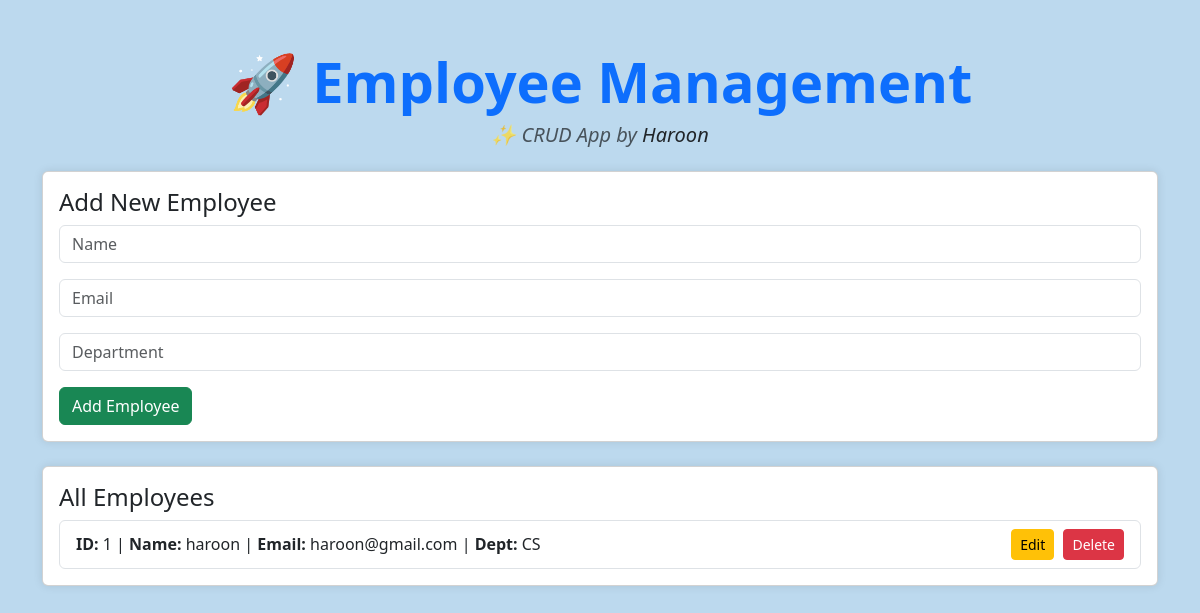
Before: / with the older database file.
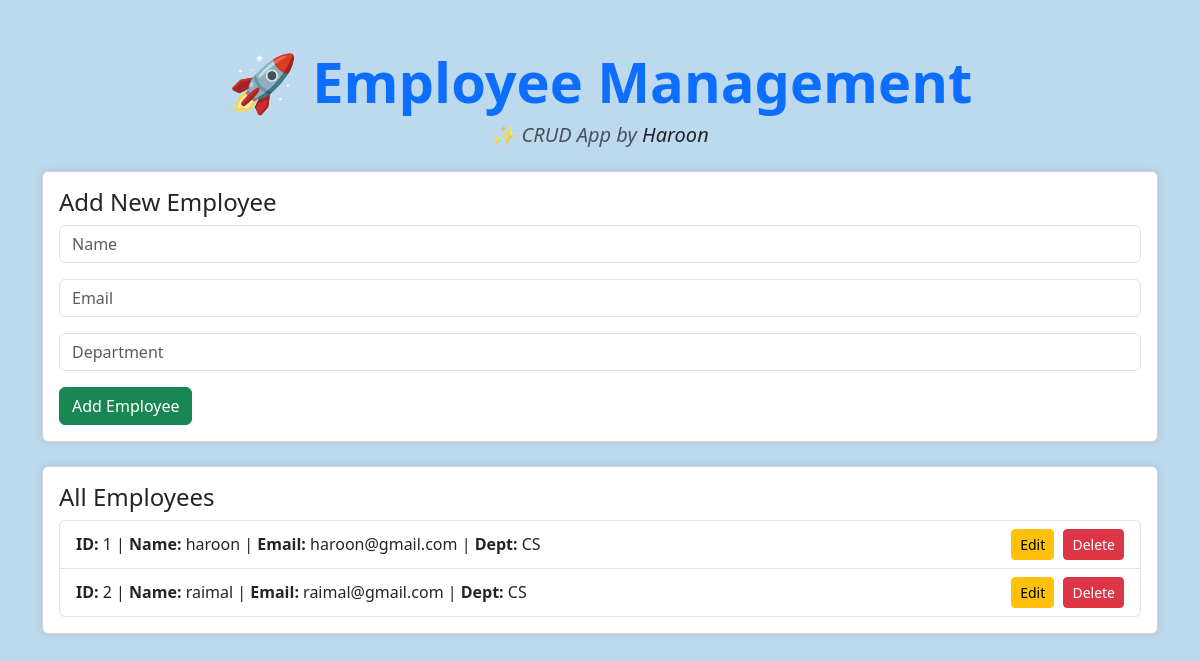
After: the same page with the newer database file.
### models.py (models this page shows, shortened)
class Employee(db.Model):
    id=db.Column(db.Integer,primary_key=True)
    name=db.Column(db.String(60),nullable=False)
    email=db.Column(db.String(60),nullable=False,unique=True)
    department=db.Column(db.String(60),nullable=False)

### app.py (the view, shortened to what this page needs)
@app.route('/',methods=['GET','POST'])
def home():
    employees = Employee.query.all()
    return render_template('index.html',employees=employees)

### templates/index.html (shortened to what this page needs)
<!DOCTYPE html>
<html>
<head>
    <link href="https://cdn.jsdelivr.net/npm/bootstrap@5.3.3/dist/css/bootstrap.min.css" rel="stylesheet">
</head>
<body>
    <div class="container mt-5">
       <h1 class="text-center mb-2 fw-bold text-primary display-4">🚀 Employee Management</h1>
<h5 class="text-center text-muted mb-4 fst-italic">✨ CRUD App by <span class="text-dark">Haroon</span></h5>
        <div class="card mb-4">
            <div class="card-body">
                {% if edit_emp %}
                    <h4 class="card-title">Update Employee</h4>
                    <form method="POST" action="/edit/{{ edit_emp.id }}">
                        <div class="mb-3">
                            <input type="text" class="form-control" name="name" value="{{ edit_emp.name }}" required>
                        </div>
                        <div class="mb-3">
                            <input type="email" class="form-control" name="email" value="{{ edit_emp.email }}" required>
                        </div>
                        <div class="mb-3">
                            <input type="text" class="form-control" name="department" value="{{ edit_emp.department }}" required>
                        </div>
                        <button type="submit" class="btn btn-primary btn-space">Update</button>
                        <a href="/" class="btn btn-secondary">Cancel</a>
                    </form>
                {% else %}
                    <h4 class="card-title">Add New Employee</h4>
                    <form method="POST" action="/">
                        <div class="mb-3">
                            <input type="text" class="form-control" name="name" placeholder="Name" required>
                        </div>
                        <div class="mb-3">
                            <input type="email" class="form-control" name="email" placeholder="Email" required>
                        </div>
                        <div class="mb-3">
                            <input type="text" class="form-control" name="department" placeholder="Department" required>
                        </div>
                        <button type="submit" class="btn btn-success">Add Employee</button>
                    </form>
                {% endif %}
            </div>
        </div>
        <div class="card">
            <div class="card-body">
                <h4 class="card-title">All Employees</h4>
                {% if employees %}
                    <ul class="list-group">
                        {% for emp in employees %}
                            <li class="list-group-item d-flex justify-content-between align-items-center">
                                <div>
                                    <strong>ID:</strong> {{ emp.id }} |
                                    <strong>Name:</strong> {{ emp.name }} |
                                    <strong>Email:</strong> {{ emp.email }} |
                                    <strong>Dept:</strong> {{ emp.department }}
                                </div>
                                <div>
                                    <a href="/edit/{{ emp.id }}" class="btn btn-sm btn-warning btn-space">Edit</a>
                                    <a href="/delete/{{ emp.id }}" class="btn btn-sm btn-danger" onclick="return confirm('Are you sure?')">Delete</a>
                                </div>
                            </li>
                        {% endfor %}
                    </ul>
                {% else %}
                    <p class="text-muted">No employees found.</p>
                {% endif %}
            </div>
        </div>
    </div>
</body>
</html>

### templates/index.html (style rules this page uses)
body { background-color: #bcd9ee; }
.card { box-shadow: 0 0 10px rgba(0, 0, 0, 0.1); }
.btn-space { margin-right: 5px; }

Changed rows visible on the page:
added Employee: id "2", name "raimal", email "raimal@gmail.com", department "CS"
